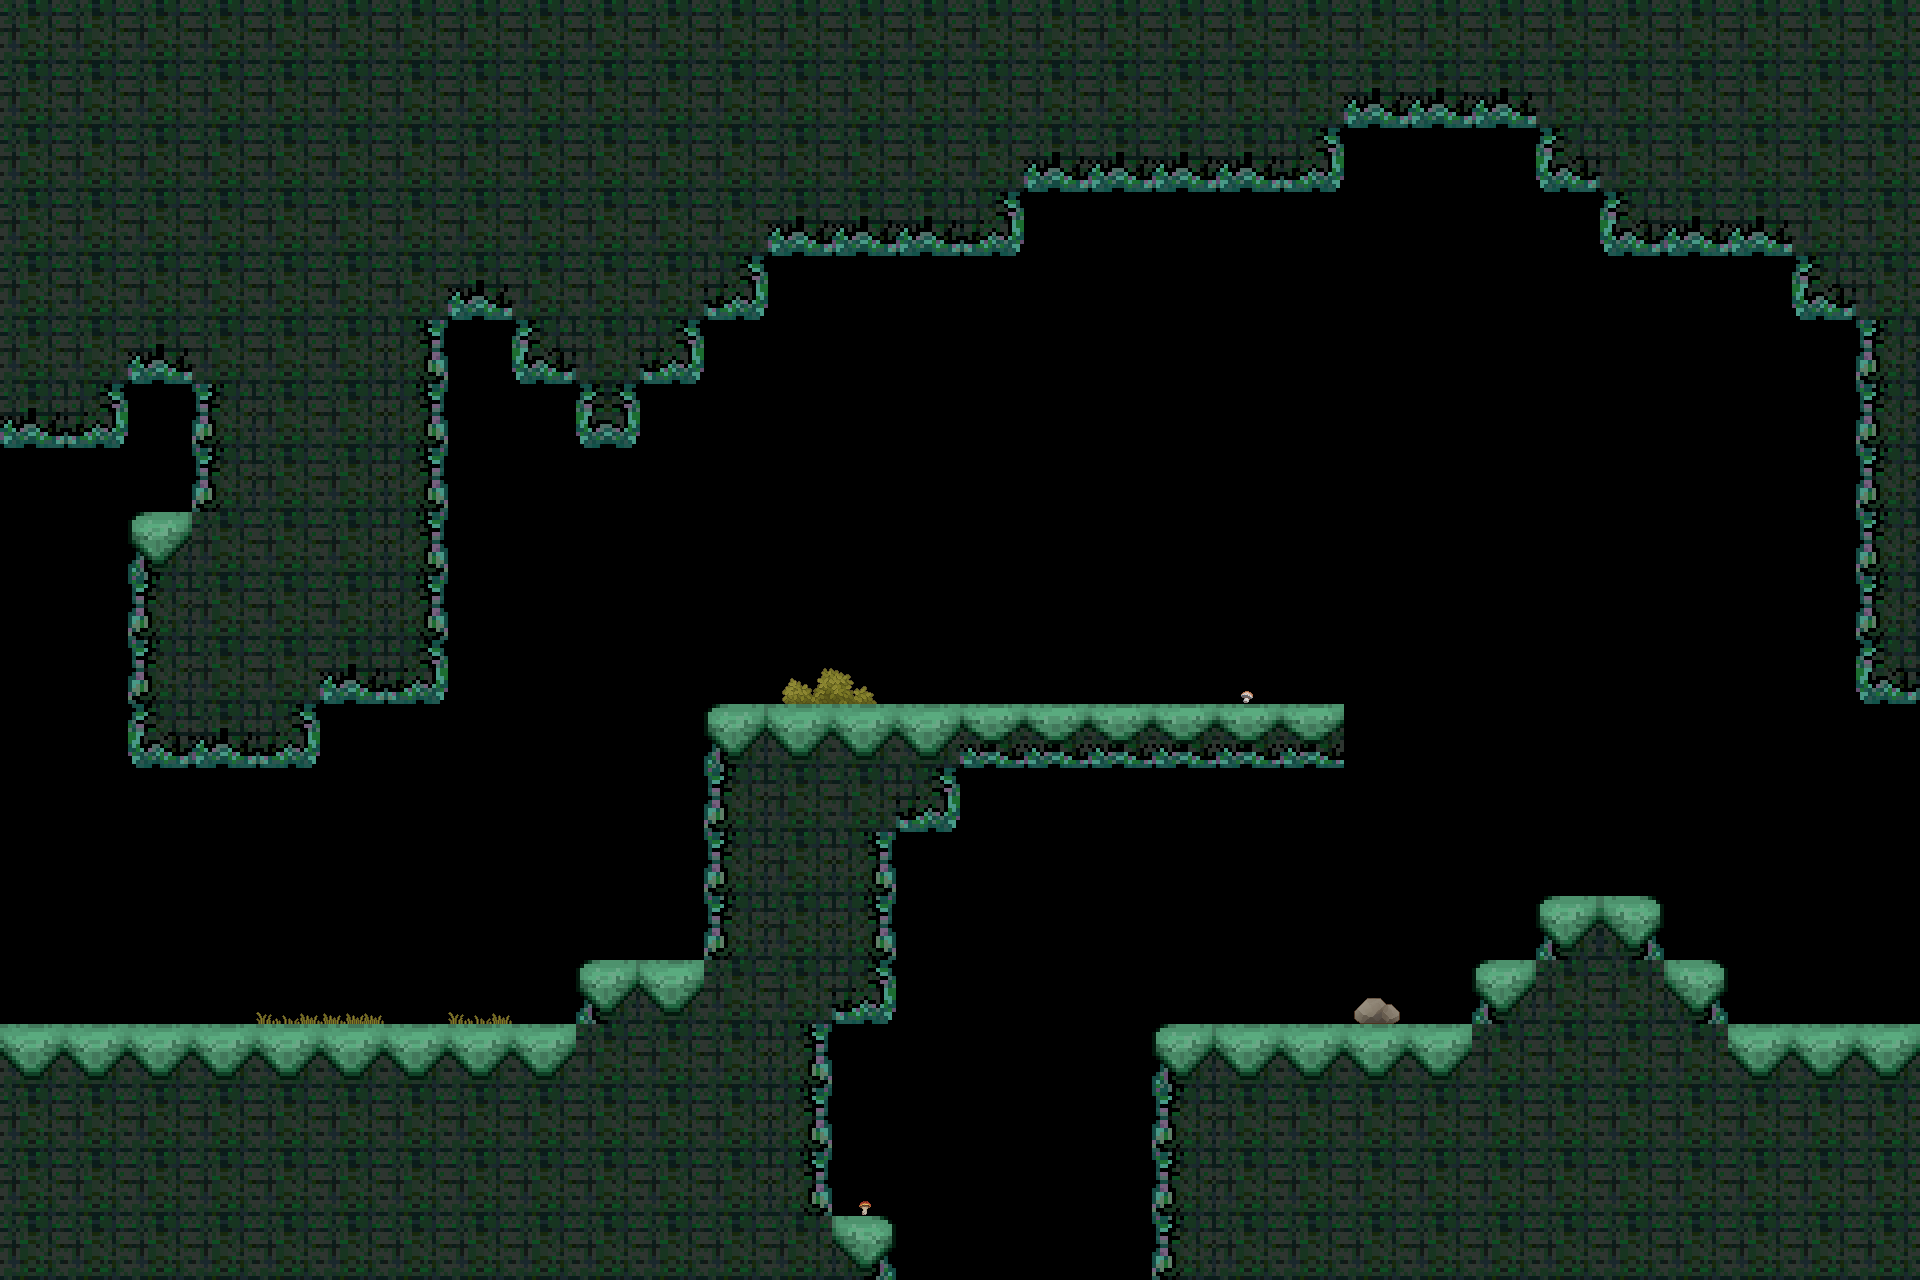

Below is a game level as drawn by its tile map, then a one-line description and the .tmx file that defines it, in full:
An orthogonal 30x20 tile map with 64x64 px tiles, 2 tile layers (tiles, deco), 2 tilesets and 10 objects (W, S, E).

<map version="1.4" tiledversion="1.4.3" orientation="orthogonal" renderorder="right-down" width="30" height="20" tilewidth="64" tileheight="64" infinite="0" nextlayerid="6" nextobjectid="27">
 <tileset firstgid="1" source="../level0.tsx" />
 <tileset firstgid="17" source="../deco1.tsx" />
 <layer id="1" name="tiles" width="30" height="20">
  <data encoding="csv">
6,6,6,6,6,6,6,6,6,6,6,6,6,6,6,6,6,6,6,6,6,6,6,6,6,6,6,6,6,6,
6,6,6,6,6,6,6,6,6,6,6,6,6,6,6,6,6,6,6,6,6,10,10,10,6,6,6,6,6,6,
6,6,6,6,6,6,6,6,6,6,6,6,6,6,6,6,10,10,10,10,11,0,0,0,9,6,6,6,6,6,
6,6,6,6,6,6,6,6,6,6,6,6,10,10,10,11,0,0,0,0,0,0,0,0,0,9,10,10,6,6,
6,6,6,6,6,6,6,10,6,6,6,11,0,0,0,0,0,0,0,0,0,0,0,0,0,0,0,0,9,6,
6,6,10,6,6,6,7,0,9,6,11,0,0,0,0,0,0,0,0,0,0,0,0,0,0,0,0,0,0,5,
10,11,0,5,6,6,7,0,0,12,0,0,0,0,0,0,0,0,0,0,0,0,0,0,0,0,0,0,0,5,
0,0,0,5,6,6,7,0,0,0,0,0,0,0,0,0,0,0,0,0,0,0,0,0,0,0,0,0,0,5,
0,0,1,6,6,6,7,0,0,0,0,0,0,0,0,0,0,0,0,0,0,0,0,0,0,0,0,0,0,5,
0,0,5,6,6,6,7,0,0,0,0,0,0,0,0,0,0,0,0,0,0,0,0,0,0,0,0,0,0,5,
0,0,5,6,6,10,11,0,0,0,0,0,0,0,0,0,0,0,0,0,0,0,0,0,0,0,0,0,0,9,
0,0,9,10,11,0,0,0,0,0,0,1,2,2,2,14,14,14,14,14,14,0,0,0,0,0,0,0,0,0,
0,0,0,0,0,0,0,0,0,0,0,5,6,6,11,0,0,0,0,0,0,0,0,0,0,0,0,0,0,0,
0,0,0,0,0,0,0,0,0,0,0,5,6,7,0,0,0,0,0,0,0,0,0,0,0,0,0,0,0,0,
0,0,0,0,0,0,0,0,0,0,0,5,6,7,0,0,0,0,0,0,0,0,0,0,1,3,0,0,0,0,
0,0,0,0,0,0,0,0,0,1,2,6,6,11,0,0,0,0,0,0,0,0,0,1,6,6,3,0,0,0,
2,2,2,2,2,2,2,2,2,6,6,6,7,0,0,0,0,0,1,2,2,2,2,6,6,6,6,2,2,2,
6,6,6,6,6,6,6,6,6,6,6,6,7,0,0,0,0,0,5,6,6,6,6,6,6,6,6,6,6,6,
6,6,6,6,6,6,6,6,6,6,6,6,7,0,0,0,0,0,5,6,6,6,6,6,6,6,6,6,6,6,
6,6,6,6,6,6,6,6,6,6,6,6,6,3,0,0,0,0,5,6,6,6,6,6,6,6,6,6,6,6
</data>
 </layer>
 <layer id="5" name="deco" width="30" height="20">
  <data encoding="csv">
0,0,0,0,0,0,0,0,0,0,0,0,0,0,0,0,0,0,0,0,0,0,0,0,0,0,0,0,0,0,
0,0,0,0,0,0,0,0,0,0,0,0,0,0,0,0,0,0,0,0,0,0,0,0,0,0,0,0,0,0,
0,0,0,0,0,0,0,0,0,0,0,0,0,0,0,0,0,0,0,0,0,0,0,0,0,0,0,0,0,0,
0,0,0,0,0,0,0,0,0,0,0,0,0,0,0,0,0,0,0,0,0,0,0,0,0,0,0,0,0,0,
0,0,0,0,0,0,0,0,0,0,0,0,0,0,0,0,0,0,0,0,0,0,0,0,0,0,0,0,0,0,
0,0,0,0,0,0,0,0,0,0,0,0,0,0,0,0,0,0,0,0,0,0,0,0,0,0,0,0,0,0,
0,0,0,0,0,0,0,0,0,0,0,0,0,0,0,0,0,0,0,0,0,0,0,0,0,0,0,0,0,0,
0,0,0,0,0,0,0,0,0,0,0,0,0,0,0,0,0,0,0,0,0,0,0,0,0,0,0,0,0,0,
0,0,0,0,0,0,0,0,0,0,0,0,0,0,0,0,0,0,0,0,0,0,0,0,0,0,0,0,0,0,
0,0,0,0,0,0,0,0,0,0,0,0,0,0,0,0,0,0,0,0,0,0,0,0,0,0,0,0,0,0,
0,0,0,0,0,0,0,0,0,0,0,0,20,21,0,0,0,0,0,26,0,0,0,0,0,0,0,0,0,0,
0,0,0,0,0,0,0,0,0,0,0,0,0,0,0,0,0,0,0,0,0,0,0,0,0,0,0,0,0,0,
0,0,0,0,0,0,0,0,0,0,0,0,0,0,0,0,0,0,0,0,0,0,0,0,0,0,0,0,0,0,
0,0,0,0,0,0,0,0,0,0,0,0,0,0,0,0,0,0,0,0,0,0,0,0,0,0,0,0,0,0,
0,0,0,0,0,0,0,0,0,0,0,0,0,0,0,0,0,0,0,0,0,0,0,0,0,0,0,0,0,0,
0,0,0,0,31,32,0,31,0,0,0,0,0,0,0,0,0,0,0,0,0,23,0,0,0,0,0,0,0,0,
0,0,0,0,0,0,0,0,0,0,0,0,0,0,0,0,0,0,0,0,0,0,0,0,0,0,0,0,0,0,
0,0,0,0,0,0,0,0,0,0,0,0,0,0,0,0,0,0,0,0,0,0,0,0,0,0,0,0,0,0,
0,0,0,0,0,0,0,0,0,0,0,0,0,34,0,0,0,0,0,0,0,0,0,0,0,0,0,0,0,0,
0,0,0,0,0,0,0,0,0,0,0,0,0,0,0,0,0,0,0,0,0,0,0,0,0,0,0,0,0,0
</data>
 </layer>
 <objectgroup id="3" name="conx">
  <object id="11" name="W" x="0" y="448" width="64" height="576" />
  <object id="12" name="S" x="896" y="1216" width="256" height="64" />
  <object id="13" name="E" x="1856" y="704" width="64" height="320" />
 </objectgroup>
 <objectgroup id="4" name="spawns">
  <object id="15" x="768" y="640">
   <point />
  </object>
  <object id="17" x="1216" y="960">
   <point />
  </object>
  <object id="26" x="1248" y="640">
   <point />
  </object>
 </objectgroup>
 <objectgroup id="2" name="collision">
  <object id="1" x="0" y="0">
   <polygon points="0,0 1920,0 1920,704 1856,704 1856,320 1792,320 1792,256 1600,256 1600,192 1536,192 1536,128 1344,128 1344,192 1024,192 1024,256 768,256 768,320 704,320 704,384 640,384 640,448 576,448 576,384 512,384 512,320 448,320 448,704 320,704 320,768 128,768 128,512 192,512 192,384 128,384 128,448 0,448" />
  </object>
  <object id="3" x="1152" y="1024">
   <polygon points="0,0 320,0 320,-64 384,-64 384,-128 512,-128 512,-64 576,-64 576,0 768,0 768,256 0,256" />
  </object>
  <object id="21" x="0" y="1024">
   <polygon points="0,0 576,0 576,-64 704,-64 704,-320 1344,-320 1344,-256 960,-256 960,-192 896,-192 896,0 832,0 832,192 896,192 896,256 0,256" />
  </object>
  <object id="25" x="32" y="32">
   <polygon points="0,0 0,1216 1856,1216 1856,0" />
  </object>
 </objectgroup>
</map>
